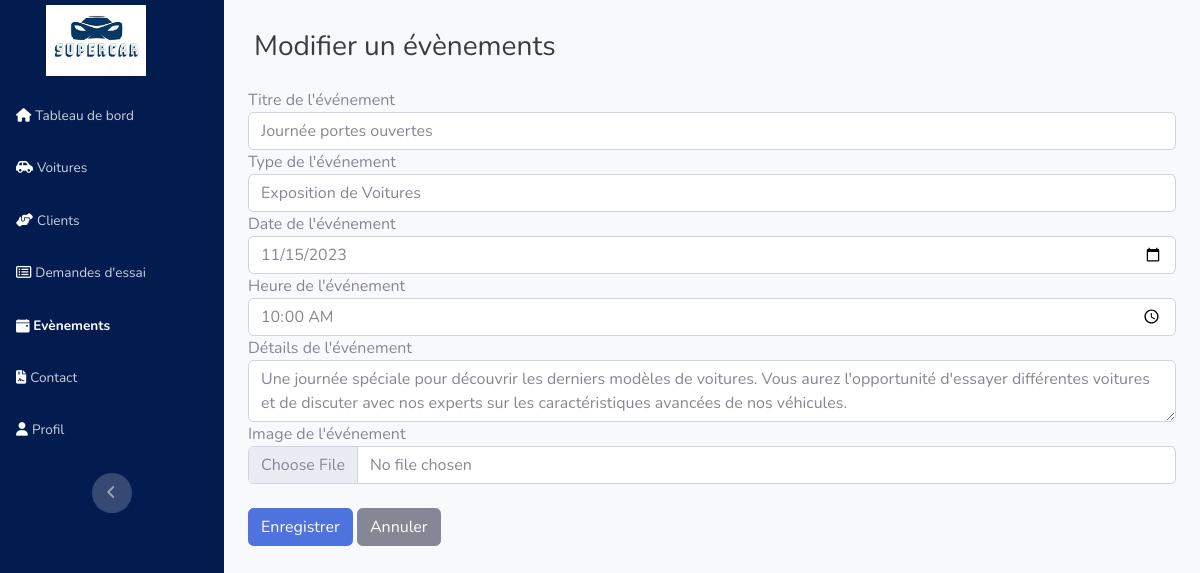
Screenshot of /ADMIN/ModifierEvenement.php?id=1 (signed in) with the database file from the repository.
### tables this page shows
CREATE TABLE `evenements` (
  `id_evenements` int(11) NOT NULL,
  `titre` varchar(255) NOT NULL,
  `type` varchar(255) NOT NULL,
  `date` date NOT NULL,
  `heure` time NOT NULL,
  `image` varchar(255) NOT NULL,
  `details` text DEFAULT NULL
);

### ADMIN/ModifierEvenement.php (the view, shortened to what this page needs)
<?php
include('admin_database.php');
$titre = $type = $date = $heure = $details = $image = '';
$titre_err = $type_err = $date_err = $heure_err = $details_err = $image_err = '';
$id = $_GET["id"];
$query = "SELECT titre, type, date, heure, image, details FROM evenements WHERE id_evenements = ?";
if ($stmt = $mysqli->prepare($query)) {
    $stmt->bind_param("i", $id);
    if ($stmt->execute()) {
        $stmt->store_result();
        if ($stmt->num_rows == 1) {
            $stmt->bind_result($titre, $type, $date, $heure, $image, $details);
        }
    }
}
?>
<!DOCTYPE html>
<html lang="fr">
<head>
    <link rel="stylesheet" href="assets/bootstrap/css/bootstrap.min.css">
    <link rel="stylesheet" href="assets/fonts/fontawesome-all.min.css">
    <link rel="stylesheet" href="assets/css/Bold-BS4-Image-Caption-Hover-Effect-5.css">
    <link rel="stylesheet" href="assets/css/Clients-UI.css">
    <link rel="stylesheet" href="https://cdnjs.cloudflare.com/ajax/libs/font-awesome/6.1.0/css/all.min.css">
    <link rel="stylesheet" href="assets/css/Table-With-Search-search-table.css">
    <link rel="stylesheet" href="assets/css/Table-With-Search.css">
</head>
<body id="page-top">
    <div id="wrapper">
        <nav class="navbar navbar-dark align-items-start sidebar sidebar-dark accordion bg-gradient-primary p-0" style="background: #021c4f;">
            <div class="container-fluid d-flex flex-column p-0">
                <a class="navbar-brand d-flex justify-content-center align-items-center sidebar-brand m-0" href="#"><img style="padding-right: 0px;margin-top: 11px;" src="assets/img/logo.jpg" width="100">
                </a>
                <ul class="navbar-nav text-light" id="accordionSidebar" style="margin-top: 19px;">
                    <li class="nav-item"><a class="nav-link" href="Accueil.php"><i class="fas fa-home" style="color: var(--bs-accordion-bg);border-color: var(--bs-accordion-bg);"></i><span>Tableau de bord</span></a></li>
                    <li class="nav-item"><a class="nav-link" href="Voiture.php"><i class="fas fa-car-side" style="color: var(--bs-accordion-bg);"></i><span>Voitures</span></a><a class="nav-link" href="Clients.php"><i class="fas fa-hands-helping" style="color: var(--bs-accordion-bg);"></i><span>Clients</span></a><a class="nav-link" href="Demandes%20d_essai.php"><i class="far fa-list-alt" style="color: var(--bs-accordion-bg);"></i><span>Demandes d'essai</span></a><a class="nav-link active" href="Evenement.php"><span>&nbsp;Evènements</span></a><a class="nav-link" href="Contact.php"><i class="fas fa-file-contract" style="color: var(--bs-accordion-bg);"></i><span>Contact</span></a><a class="nav-link" href="Profil.php"><i class="fas fa-user" style="color: var(--bs-accordion-bg);"></i><span>Profil</span></a></li>
                </ul>
            <div class="text-center d-none d-md-inline"><button class="btn rounded-circle border-0" id="sidebarToggle" type="button" style="border-width: 0px;border-color: rgb(0,0,0);"></button></div>
            </div>
        </nav>
        <div class="d-flex flex-column" id="content-wrapper">
            <div id="content">
                <div class="d-sm-flex justify-content-between align-items-center mb-4" style="margin-bottom: 25px;margin-top: 30px;">
                    <h3 class="text-dark mb-0" style="margin-left: 30px;">Modifier un évènements</h3>
                </div>
                <div class="container">
                    <form action="<?php echo htmlspecialchars($_SERVER["PHP_SELF"]); ?>?id=<?php echo $id; ?>" method="post" enctype="multipart/form-data">
                        <div class="form-group <?php echo (!empty($titre_err)) ? 'has-error' : ''; ?>">
                            <label>Titre de l'événement</label>
                            <input type="text" name="titre" class="form-control" value="<?php echo $titre; ?>">
                        </div>
                        <div class="form-group <?php echo (!empty($type_err)) ? 'has-error' : ''; ?>">
                            <label>Type de l'événement</label>
                            <input type="text" name="type" class="form-control" value="<?php echo $type; ?>">
                        </div>
                        <div class="form-group <?php echo (!empty($date_err)) ? 'has-error' : ''; ?>">
                            <label>Date de l'événement</label>
                            <input type="date" name="date" class="form-control" value="<?php echo $date; ?>">
                        </div>
                        <div class="form-group <?php echo (!empty($heure_err)) ? 'has-error' : ''; ?>">
                            <label>Heure de l'événement</label>
                            <input type="time" name="heure" class="form-control" value="<?php echo $heure; ?>">
                        </div>
                        <div class="form-group <?php echo (!empty($details_err)) ? 'has-error' : ''; ?>">
                            <label>Détails de l'événement</label>
                            <textarea name="details" class="form-control"><?php echo $details; ?></textarea>
                        </div>
                        <div class="form-group <?php echo (!empty($image_err)) ? 'has-error' : ''; ?>">
                            <label>Image de l'événement</label>
                            <input type="file" name="image" class="form-control" accept="image/*">
                        </div>
                        <br>
                        <div class="form-group">
                            <input type="submit" class="btn btn-primary" value="Enregistrer">
                            <a class="btn btn-secondary" href="Evenement.php">Annuler</a>
                        </div>
                    </form>
                </div>
            </div>
        </div>
    </div>
</body>
</html>

### rows the page displays
evenements: titre "Journée portes ouvertes", type "Exposition de Voitures", date "11/15/2023", heure "10:00:00", details "Une journée spéciale pour découvrir les derniers modèles de voitures. Vous aurez l'opportunité d'essayer différentes voitures et de discuter avec nos experts sur les caractéristiques avancées de nos véhicules."
